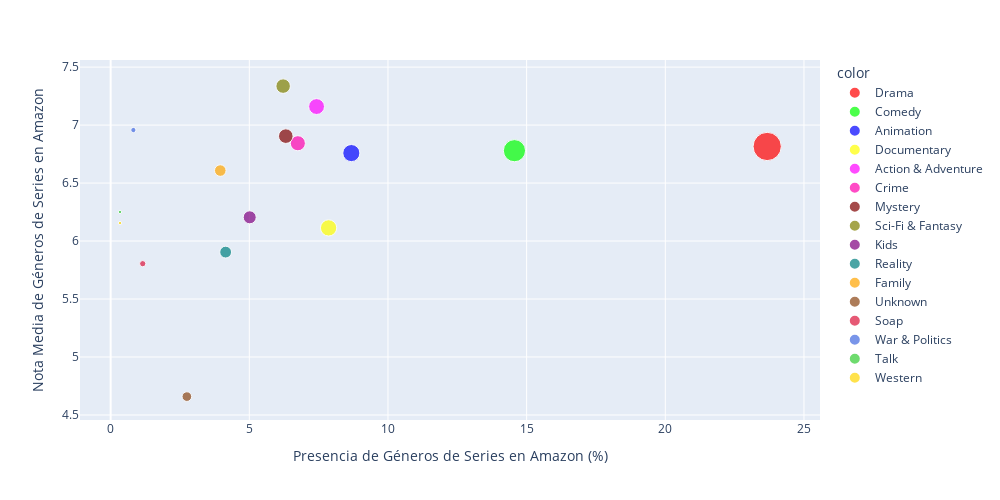

Notebook cell for this chart:
### Code cell
#De nuevo, medias y medianas no varían mucho así que procedemos a dibujar la gráfica
porcentaje_presencia = info_final_series_votadas_amazon["amazon_genre_percentage"].to_list() #Eje X de nuestra gráfica
nota_media = info_final_series_votadas_amazon["vote_avg_genre"].to_list() #Eje Y de nuestra gráfica
numero_apariciones = info_final_series_votadas_amazon["genre_presence"].to_list() #Tamaño de los puntos
genero = info_final_series_votadas_amazon.index.to_list() #Géneros de las series

fig_series_amazon = px.scatter(
    x=porcentaje_presencia,
    y=nota_media,
    size=numero_apariciones, 
    color=genero,
    color_discrete_sequence=distinct_colors,
    labels={'x': 'Presencia de Géneros de Series en Amazon (%)', 'y': 'Nota Media de Géneros de Series en Amazon'},
    hover_name=genero, 
    width=1000,  
    height=500
)
fig_series_amazon.show()

### Figure 1 — Plotly figure (JSON) as saved in the notebook; plotly's stock layout.template omitted (floating-point values rounded to 4 significant figures)
{"data": [{"hovertemplate": "<b>%{hovertext}</b><br><br>color=Drama<br>Presencia de Géneros de Series en Amazon (%)=%{x}<br>Nota Media de Géneros de Series en Amazon=%{y}<br>size=%{marker.size}<extra></extra>", "hovertext": ["Drama"], "legendgroup": "Drama", "marker": {"color": "#FF0000", "size": [491], "sizemode": "area", "sizeref": 1.228, "symbol": "circle"}, "mode": "markers", "name": "Drama", "orientation": "v", "showlegend": true, "type": "scatter", "x": [23.67], "xaxis": "x", "y": [6.816], "yaxis": "y"}, {"hovertemplate": "<b>%{hovertext}</b><br><br>color=Comedy<br>Presencia de Géneros de Series en Amazon (%)=%{x}<br>Nota Media de Géneros de Series en Amazon=%{y}<br>size=%{marker.size}<extra></extra>", "hovertext": ["Comedy"], "legendgroup": "Comedy", "marker": {"color": "#00FF00", "size": [302], "sizemode": "area", "sizeref": 1.228, "symbol": "circle"}, "mode": "markers", "name": "Comedy", "orientation": "v", "showlegend": true, "type": "scatter", "x": [14.56], "xaxis": "x", "y": [6.779], "yaxis": "y"}, {"hovertemplate": "<b>%{hovertext}</b><br><br>color=Animation<br>Presencia de Géneros de Series en Amazon (%)=%{x}<br>Nota Media de Géneros de Series en Amazon=%{y}<br>size=%{marker.size}<extra></extra>", "hovertext": ["Animation"], "legendgroup": "Animation", "marker": {"color": "#0000FF", "size": [180], "sizemode": "area", "sizeref": 1.228, "symbol": "circle"}, "mode": "markers", "name": "Animation", "orientation": "v", "showlegend": true, "type": "scatter", "x": [8.679], "xaxis": "x", "y": [6.759], "yaxis": "y"}, {"hovertemplate": "<b>%{hovertext}</b><br><br>color=Documentary<br>Presencia de Géneros de Series en Amazon (%)=%{x}<br>Nota Media de Géneros de Series en Amazon=%{y}<br>size=%{marker.size}<extra></extra>", "hovertext": ["Documentary"], "legendgroup": "Documentary", "marker": {"color": "#FFFF00", "size": [163], "sizemode": "area", "sizeref": 1.228, "symbol": "circle"}, "mode": "markers", "name": "Documentary", "orientation": "v", "showlegend": true, "type": "scatter", "x": [7.859], "xaxis": "x", "y": [6.113], "yaxis": "y"}, {"hovertemplate": "<b>%{hovertext}</b><br><br>color=Action & Adventure<br>Presencia de Géneros de Series en Amazon (%)=%{x}<br>Nota Media de Géneros de Series en Amazon=%{y}<br>size=%{marker.size}<extra></extra>", "hovertext": ["Action & Adventure"], "legendgroup": "Action & Adventure", "marker": {"color": "#FF00FF", "size": [154], "sizemode": "area", "sizeref": 1.228, "symbol": "circle"}, "mode": "markers", "name": "Action & Adventure", "orientation": "v", "showlegend": true, "type": "scatter", "x": [7.425], "xaxis": "x", "y": [7.16], "yaxis": "y"}, {"hovertemplate": "<b>%{hovertext}</b><br><br>color=Crime<br>Presencia de Géneros de Series en Amazon (%)=%{x}<br>Nota Media de Géneros de Series en Amazon=%{y}<br>size=%{marker.size}<extra></extra>", "hovertext": ["Crime"], "legendgroup": "Crime", "marker": {"color": "#ff00ae", "size": [140], "sizemode": "area", "sizeref": 1.228, "symbol": "circle"}, "mode": "markers", "name": "Crime", "orientation": "v", "showlegend": true, "type": "scatter", "x": [6.75], "xaxis": "x", "y": [6.843], "yaxis": "y"}, {"hovertemplate": "<b>%{hovertext}</b><br><br>color=Mystery<br>Presencia de Géneros de Series en Amazon (%)=%{x}<br>Nota Media de Géneros de Series en Amazon=%{y}<br>size=%{marker.size}<extra></extra>", "hovertext": ["Mystery"], "legendgroup": "Mystery", "marker": {"color": "#800000", "size": [131], "sizemode": "area", "sizeref": 1.228, "symbol": "circle"}, "mode": "markers", "name": "Mystery", "orientation": "v", "showlegend": true, "type": "scatter", "x": [6.316], "xaxis": "x", "y": [6.905], "yaxis": "y"}, {"hovertemplate": "<b>%{hovertext}</b><br><br>color=Sci-Fi & Fantasy<br>Presencia de Géneros de Series en Amazon (%)=%{x}<br>Nota Media de Géneros de Series en Amazon=%{y}<br>size=%{marker.size}<extra></extra>", "hovertext": ["Sci-Fi & Fantasy"], "legendgroup": "Sci-Fi & Fantasy", "marker": {"color": "#808000", "size": [129], "sizemode": "area", "sizeref": 1.228, "symbol": "circle"}, "mode": "markers", "name": "Sci-Fi & Fantasy", "orientation": "v", "showlegend": true, "type": "scatter", "x": [6.22], "xaxis": "x", "y": [7.336], "yaxis": "y"}, {"hovertemplate": "<b>%{hovertext}</b><br><br>color=Kids<br>Presencia de Géneros de Series en Amazon (%)=%{x}<br>Nota Media de Géneros de Series en Amazon=%{y}<br>size=%{marker.size}<extra></extra>", "hovertext": ["Kids"], "legendgroup": "Kids", "marker": {"color": "#800080", "size": [104], "sizemode": "area", "sizeref": 1.228, "symbol": "circle"}, "mode": "markers", "name": "Kids", "orientation": "v", "showlegend": true, "type": "scatter", "x": [5.014], "xaxis": "x", "y": [6.205], "yaxis": "y"}, {"hovertemplate": "<b>%{hovertext}</b><br><br>color=Reality<br>Presencia de Géneros de Series en Amazon (%)=%{x}<br>Nota Media de Géneros de Series en Amazon=%{y}<br>size=%{marker.size}<extra></extra>", "hovertext": ["Reality"], "legendgroup": "Reality", "marker": {"color": "#008080", "size": [86], "sizemode": "area", "sizeref": 1.228, "symbol": "circle"}, "mode": "markers", "name": "Reality", "orientation": "v", "showlegend": true, "type": "scatter", "x": [4.147], "xaxis": "x", "y": [5.905], "yaxis": "y"}, {"hovertemplate": "<b>%{hovertext}</b><br><br>color=Family<br>Presencia de Géneros de Series en Amazon (%)=%{x}<br>Nota Media de Géneros de Series en Amazon=%{y}<br>size=%{marker.size}<extra></extra>", "hovertext": ["Family"], "legendgroup": "Family", "marker": {"color": "#FFA500", "size": [82], "sizemode": "area", "sizeref": 1.228, "symbol": "circle"}, "mode": "markers", "name": "Family", "orientation": "v", "showlegend": true, "type": "scatter", "x": [3.954], "xaxis": "x", "y": [6.608], "yaxis": "y"}, {"hovertemplate": "<b>%{hovertext}</b><br><br>color=Unknown<br>Presencia de Géneros de Series en Amazon (%)=%{x}<br>Nota Media de Géneros de Series en Amazon=%{y}<br>size=%{marker.size}<extra></extra>", "hovertext": ["Unknown"], "legendgroup": "Unknown", "marker": {"color": "#8B4513", "size": [57], "sizemode": "area", "sizeref": 1.228, "symbol": "circle"}, "mode": "markers", "name": "Unknown", "orientation": "v", "showlegend": true, "type": "scatter", "x": [2.748], "xaxis": "x", "y": [4.658], "yaxis": "y"}, {"hovertemplate": "<b>%{hovertext}</b><br><br>color=Soap<br>Presencia de Géneros de Series en Amazon (%)=%{x}<br>Nota Media de Géneros de Series en Amazon=%{y}<br>size=%{marker.size}<extra></extra>", "hovertext": ["Soap"], "legendgroup": "Soap", "marker": {"color": "#DC143C", "size": [24], "sizemode": "area", "sizeref": 1.228, "symbol": "circle"}, "mode": "markers", "name": "Soap", "orientation": "v", "showlegend": true, "type": "scatter", "x": [1.157], "xaxis": "x", "y": [5.805], "yaxis": "y"}, {"hovertemplate": "<b>%{hovertext}</b><br><br>color=War & Politics<br>Presencia de Géneros de Series en Amazon (%)=%{x}<br>Nota Media de Géneros de Series en Amazon=%{y}<br>size=%{marker.size}<extra></extra>", "hovertext": ["War & Politics"], "legendgroup": "War & Politics", "marker": {"color": "#4169E1", "size": [17], "sizemode": "area", "sizeref": 1.228, "symbol": "circle"}, "mode": "markers", "name": "War & Politics", "orientation": "v", "showlegend": true, "type": "scatter", "x": [0.8197], "xaxis": "x", "y": [6.957], "yaxis": "y"}, {"hovertemplate": "<b>%{hovertext}</b><br><br>color=Talk<br>Presencia de Géneros de Series en Amazon (%)=%{x}<br>Nota Media de Géneros de Series en Amazon=%{y}<br>size=%{marker.size}<extra></extra>", "hovertext": ["Talk"], "legendgroup": "Talk", "marker": {"color": "#32CD32", "size": [7], "sizemode": "area", "sizeref": 1.228, "symbol": "circle"}, "mode": "markers", "name": "Talk", "orientation": "v", "showlegend": true, "type": "scatter", "x": [0.3375], "xaxis": "x", "y": [6.251], "yaxis": "y"}, {"hovertemplate": "<b>%{hovertext}</b><br><br>color=Western<br>Presencia de Géneros de Series en Amazon (%)=%{x}<br>Nota Media de Géneros de Series en Amazon=%{y}<br>size=%{marker.size}<extra></extra>", "hovertext": ["Western"], "legendgroup": "Western", "marker": {"color": "#FFD700", "size": [7], "sizemode": "area", "sizeref": 1.228, "symbol": "circle"}, "mode": "markers", "name": "Western", "orientation": "v", "showlegend": true, "type": "scatter", "x": [0.3375], "xaxis": "x", "y": [6.155], "yaxis": "y"}], "layout": {"height": 500, "legend": {"itemsizing": "constant", "title": {"text": "color"}, "tracegroupgap": 0}, "margin": {"t": 60}, "width": 1000, "xaxis": {"anchor": "y", "domain": [0, 1], "title": {"text": "Presencia de Géneros de Series en Amazon (%)"}}, "yaxis": {"anchor": "x", "domain": [0, 1], "title": {"text": "Nota Media de Géneros de Series en Amazon"}}}}
